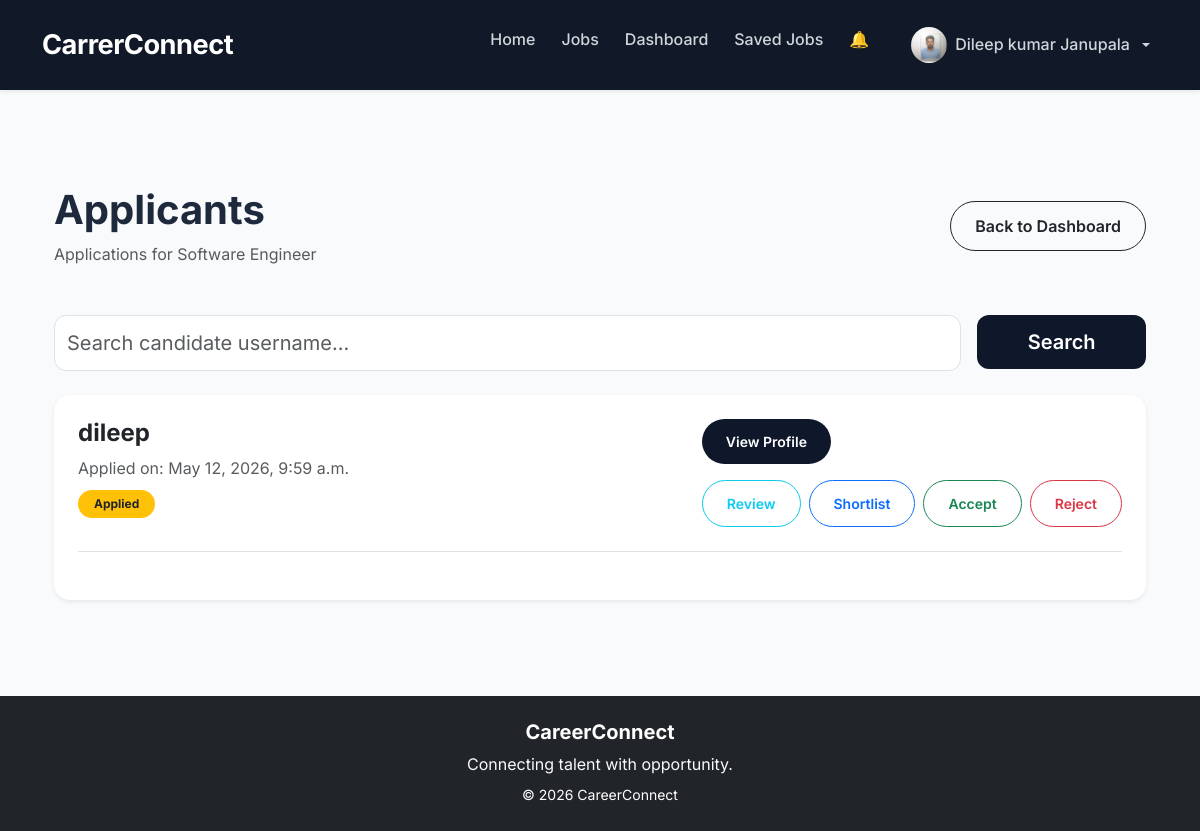
Page /applications/job/18/applicants/ (signed in) on the earlier database version.
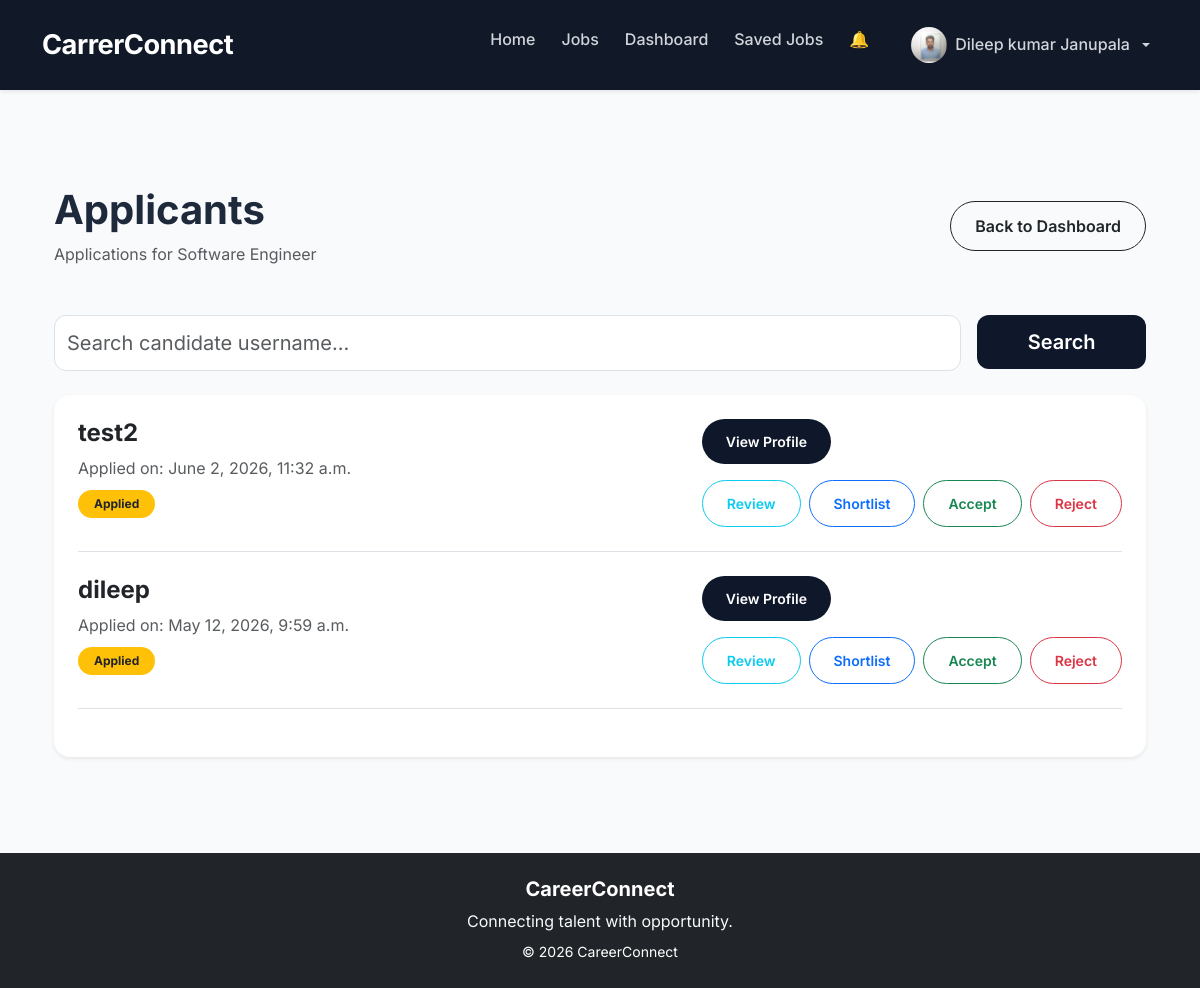
Same page on the later database version.
### applications/models.py (models this page shows, shortened)
class Application(models.Model):
    STATUS_CHOICES = [
    ('applied', 'Applied'),
    ('reviewed', 'Reviewed'),
    ('shortlisted', 'Shortlisted'),
    ('accepted', 'Accepted'),
    ('rejected', 'Rejected'),
]
    job = models.ForeignKey(
        Job,
        on_delete=models.CASCADE
    )
    applicant = models.ForeignKey(
        User,
        on_delete=models.CASCADE
    )
    status = models.CharField(
    max_length=20,
    choices=STATUS_CHOICES,
    default='applied'
)
    applied_at = models.DateTimeField(
        auto_now_add=True
    )

### applications/views.py (the view)
@login_required
def view_applicants(request, job_id):
    job = get_object_or_404(
        Job,
        id=job_id
    )
    search_query = request.GET.get(
    'search',
    ''
)
    applications = Application.objects.filter(
        job=job
)
    if search_query:
        applications = applications.filter(
        applicant__username__icontains=search_query
)
    applications = applications.order_by(
    '-applied_at'
)
    context = {
    'job': job,
    'applications': applications,
    'search_query': search_query
}
    return render(
        request,
        'applications/view_applicants.html',
        context
    )

### accounts/context_processors.py (called while the page is built)
def notification_count(request):
    if request.user.is_authenticated:
        count = Notification.objects.filter(
            user=request.user,
            is_read=False
        ).count()
        return {
            'notification_count': count
        }
    return {
        'notification_count': 0
    }

### templates/applications/view_applicants.html (shortened to what the changed rows need)
{% extends 'base.html' %}
{% block content %}
<div class="container py-5">
    <div class="d-flex justify-content-between align-items-center mb-5">
        <div>
            <h1 class="fw-bold">
                Applicants
            </h1>
        </div>
    </div>
    <div class="card border-0 shadow-sm rounded-4">
        <div class="card-body p-4">
            {% for application in applications %}
                <div class="border-bottom pb-4 mb-4">
                    <div class="d-flex justify-content-between align-items-start flex-wrap gap-3">
                        <div>
                            <a href="{% url 'candidate_profile' application.applicant.id %}"
                               class="text-decoration-none text-dark">
                                <h4 class="fw-bold mb-2">
                                    {{ application.applicant.username }}
                                </h4>
                            </a>
                            <p class="text-muted mb-2">
                                Applied on:
                                {{ application.applied_at }}
                            </p>
                            {% if application.status == 'applied' %}
                                <span class="badge bg-warning text-dark px-3 py-2">
                                    Applied
                                </span>
                            {% elif application.status == 'reviewed' %}
                                <span class="badge bg-info text-dark px-3 py-2">
                                    Reviewed
                                </span>
                            {% elif application.status == 'shortlisted' %}
                                <span class="badge bg-primary px-3 py-2">
                                    Shortlisted
                                </span>
                            {% elif application.status == 'accepted' %}
                                <span class="badge bg-success px-3 py-2">
                                    Accepted
                                </span>
                            {% elif application.status == 'rejected' %}
                                <span class="badge bg-danger px-3 py-2">
                                    Rejected
                                </span>
                            {% endif %}
                        </div>
                        <div>
                            <a href="{% url 'candidate_profile' application.applicant.id %}"
                               class="btn btn-dark btn-sm rounded-pill mb-3">
                                View Profile
                            </a>
                            <form method="POST"
                                  action="{% url 'update_application_status' application.id %}">
                                <div class="d-flex flex-wrap gap-2">
                                    <button type="submit"
                                            name="status"
                                            value="reviewed"
                                            class="btn btn-outline-info btn-sm rounded-pill">
                                        Review
                                    </button>
                                    <button type="submit"
                                            name="status"
                                            value="shortlisted"
                                            class="btn btn-outline-primary btn-sm rounded-pill">
                                        Shortlist
                                    </button>
                                    <button type="submit"
                                            name="status"
                                            value="accepted"
                                            class="btn btn-outline-success btn-sm rounded-pill">
                                        Accept
                                    </button>
                                    <button type="submit"
                                            name="status"
                                            value="rejected"
                                            class="btn btn-outline-danger btn-sm rounded-pill">
                                        Reject
                                    </button>
                                </div>
                            </form>
                        </div>
                    </div>
                </div>
            {% endfor %}
        </div>
    </div>
</div>
{% endblock %}

Differences in the rows shown:
added Application: applicant.username "test2", applied_at "June 2, 2026, 11:32 a.m.", status "Applied"
